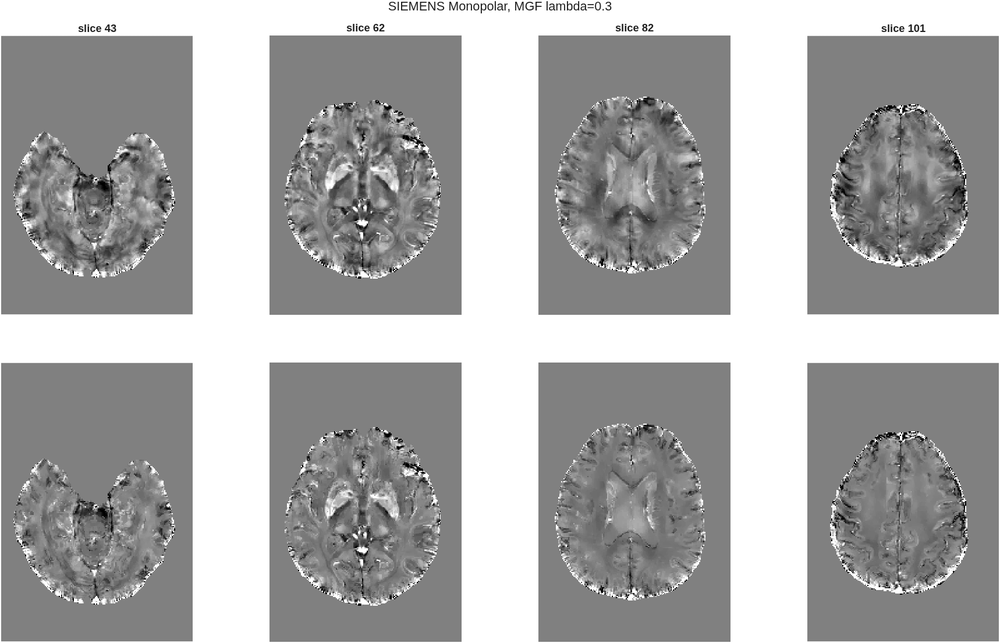
%> input picture test/tools/twopass_exploration/montage_SIEMENS_Monopolar_lambda0.3.png, 1000 x 643 px, shrunk from 1718 x 1105 before the run
$ octave --eval "result = mythreshfun(imread('../../../test/tools/twopass_exploration/montage_SIEMENS_Monopolar_lambda0.3.png'));"   (GNU Octave 9; MATLAB toolbox functions it lacks are replaced by stand-ins)
%> lines starting %> are read from the running program, lines starting %| are printed output that depends on the picture; in (x1, y1, x2, y2) boxes, pixels count from 0 and x2, y2 are one past the last pixel; in counts of white or black regions, pixels touching at a corner belong together; the program's own positions count from 1
function  BrainMask1=mythreshfun(img)

img1=sum(sum(img,1),2);
%> img1 = [109326510 109326510 109326510]
z_index= (img1==max(img1(:)));
%> z_index = [true true true]
imagez=img(:,:,z_index);
%> imagez is the input picture: size 643x1000x3 uint8; min 0, max 255, mean 170
imagez=imagez(:);
meanthres=mean(img(:))*0.6;
%> meanthres = 102
[n,xout]=hist(imagez,100);
%> n = 100 values, max 787662 at index 51, min 183 at index 3, mean 19290; xout = 100 values from 1.27 to 253.7
nout=(xout>meanthres).*n;
%> nout = 100 values, max 787662 at index 51, min 0 at index 1, mean 18437.7
MaskThreshold=xout(nout==max(nout))*0.6;
%> MaskThreshold = 77.27
ImageMask=img>MaskThreshold;
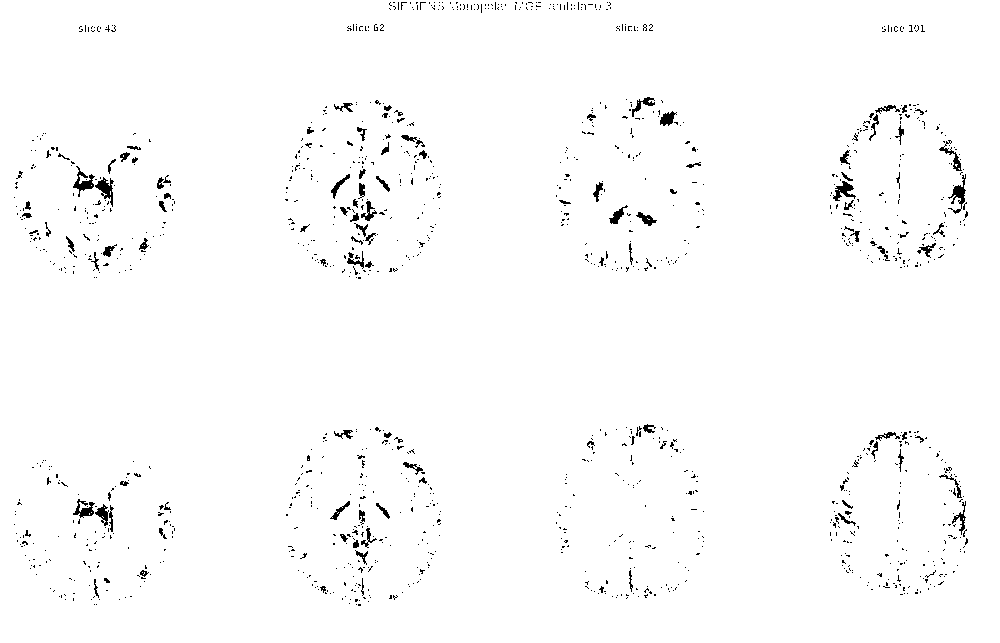
%> ImageMask: size 643x1000x3 logical; 98.4% white; black in thin lines or dots, all inside (x1, y1, x2, y2) = (14, 2, 968, 606)

ImageLabel = bwlabeln(ImageMask);
stats = regionprops(ImageLabel,'Area');
%> stats = 30 regions; largest, Area: 1897107, 18, 12, 9, 9
RegionArea = [stats.Area];
%> RegionArea = 30 values, max 1897107 at index 1, min 3 at index 3, mean 63241.8
biggest = find(RegionArea==max(RegionArea));
%> biggest = 1
NewMask=(ImageLabel==biggest);
STATS = regionprops(NewMask, 'FilledImage','BoundingBox');
FilledImage=STATS(1,1).FilledImage;
B=STATS(1,1).BoundingBox;
%> B = [0.5 0.5 0.5 1000 643 3]
BrainMask=NewMask;
BrainMask((B(2)+0.5):(B(2)+B(5)-0.5),(B(1)+0.5):(B(1)+B(4)-0.5),(B(3)+0.5):(B(3)+B(6)-0.5))=FilledImage;

%> (the run ends here)
